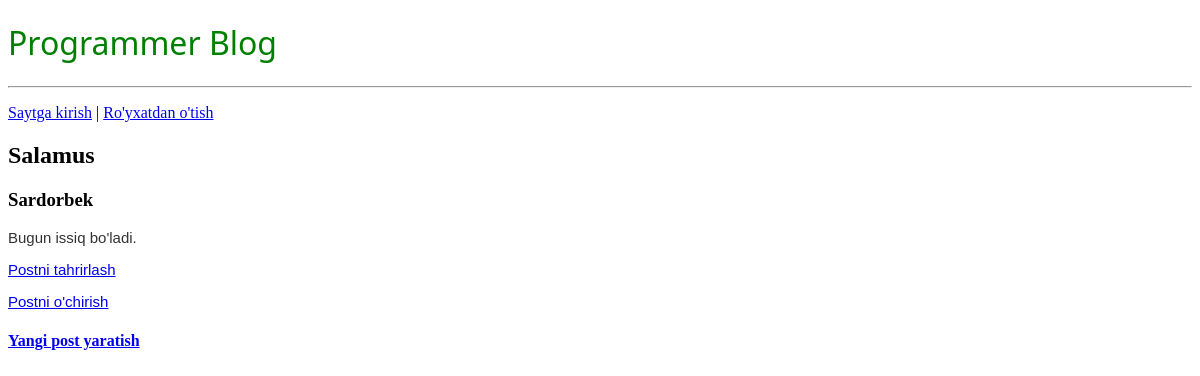
The app's page /post/4 with its own data.
### blog/models.py (models this page shows, shortened)
class Post(models.Model):
    title = models.CharField(max_length=200)
    author = models.ForeignKey(
        'auth.User',
        on_delete=models.CASCADE
    )
    body = models.TextField()

### blog/views.py (the view)
# urls.py: path('post/<int:pk>' , BlogDetailView.as_view() , name='post_detail'),
class BlogDetailView(DetailView):
    model = Post
    template_name = 'postdetail.html'

### templates/postdetail.html
{% extends 'base.html' %}
{% block content %}
    <div class="post-entry">
        <h2>{{post.title}}</h2>
        <h3>{{post.author}}</h3>
        <p>{{ post.body}}</p>
        <p><a href="{% url 'post_edit' post.pk %}">Postni tahrirlash</a></p>
        <p><a href="{% url 'post_del' post.pk %}">Postni o'chirish</a></p>
    </div>
{% endblock content %}

### static/css/base.css (style rules this page uses)
.post-entry p { font-family: sans-serif; color: #333; font-size: 15px; }

### records on screen
Post: title "Salamus", author "Sardorbek", body "Bugun issiq bo'ladi."
